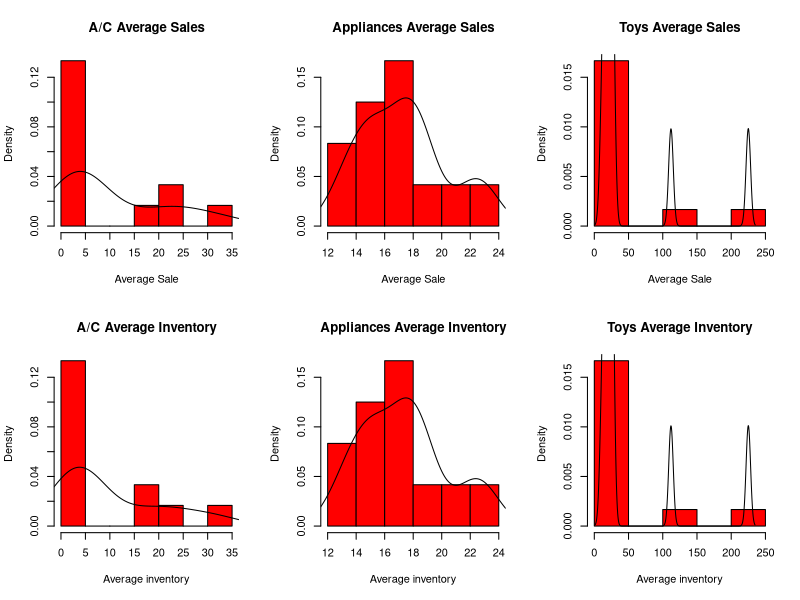
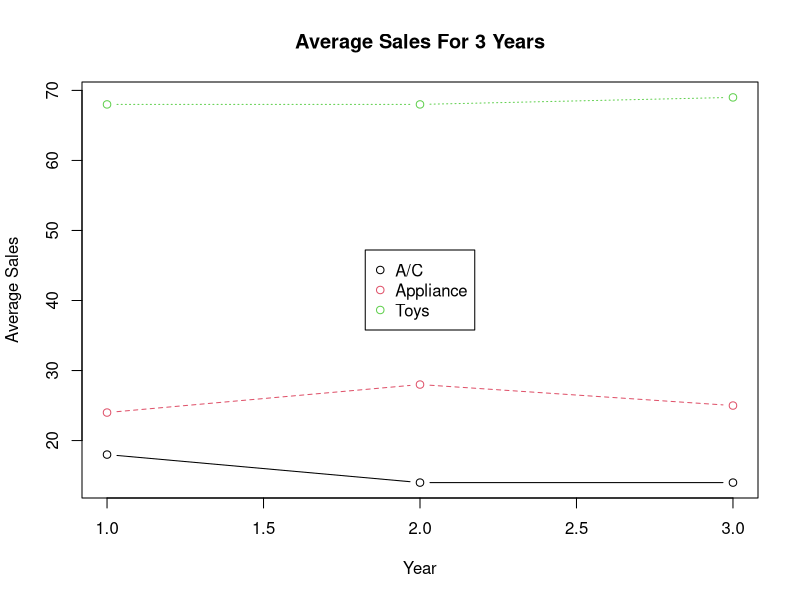
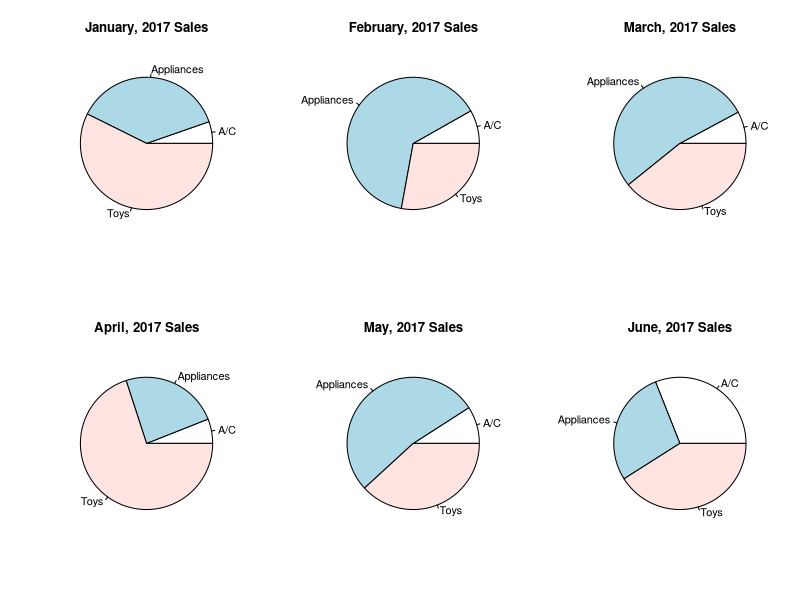
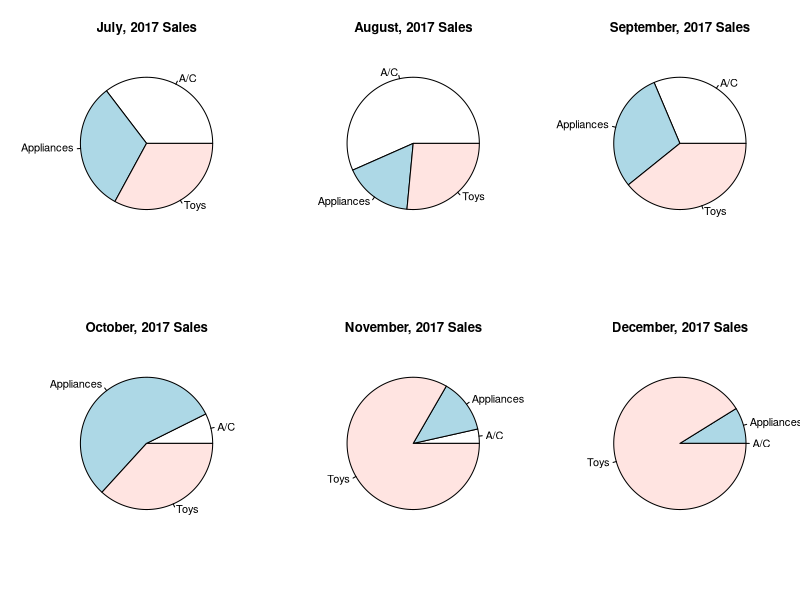
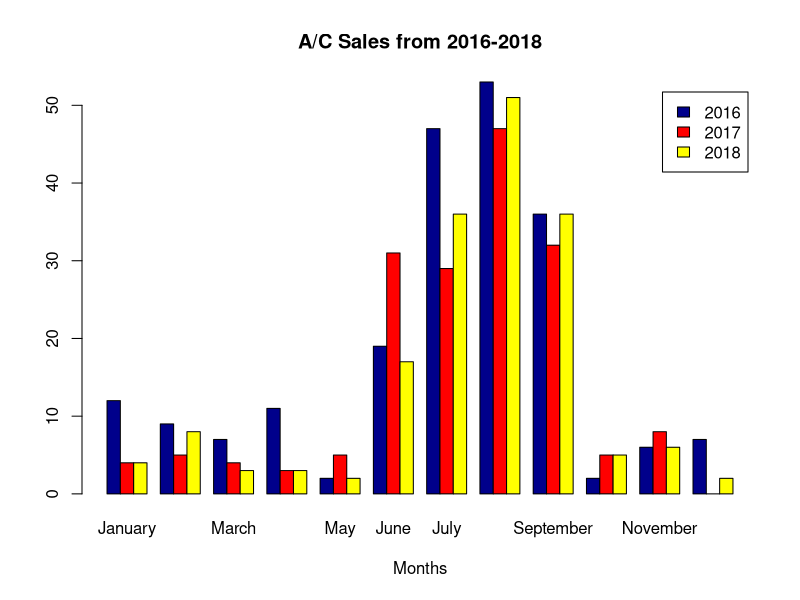
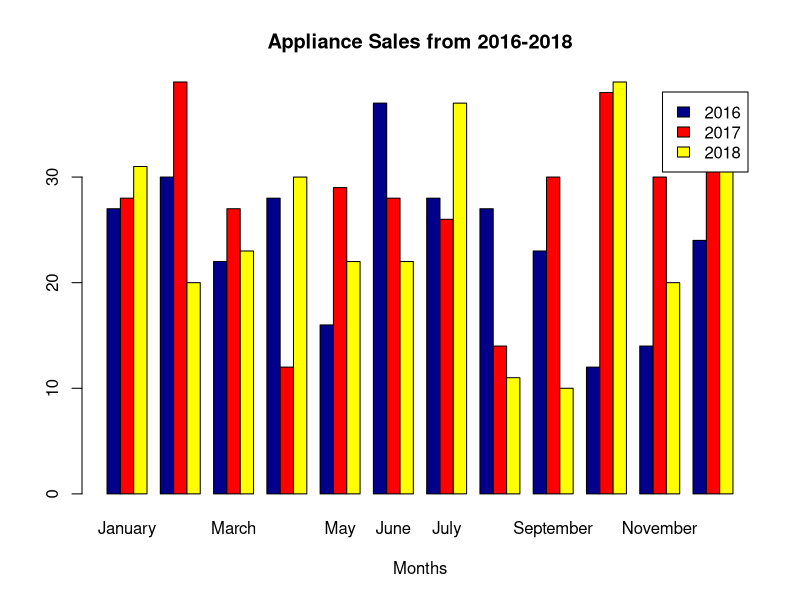
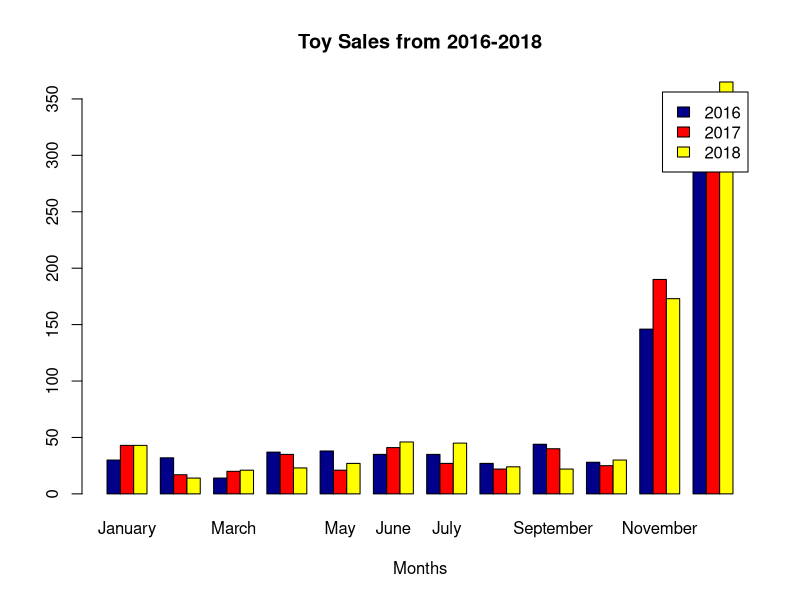
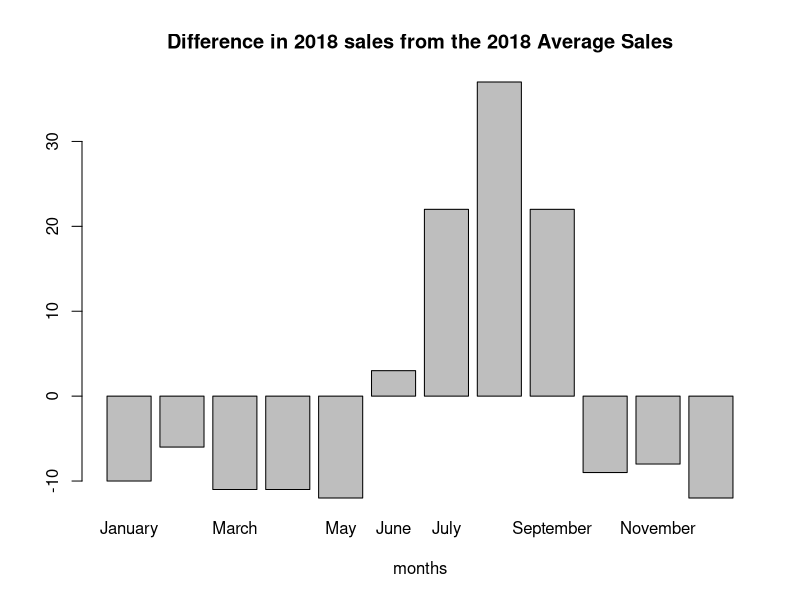

R code for these plots, in order:
# CSI 3120 Assignment 4 Solution
# Student Name: Walter Freire
# Student Number: 6399015
# Student Email: wfrei020@uottawa.ca

#please note that the whole assignment was done is this one script

currentYear = 2016
numberOfYears =1
SimulationYears = 3
#-------------------------Question 1-2-3 together in this code----------------------------
rowNames <- c("A/C", "Appliances", "Toys")
colNames <- c("January","February" ,"March","April","May","June","July","August","September","October","November","December")
InventoryYearList = list(NULL,NULL,NULL)
YearSalesList = list(NULL,NULL,NULL)
names(InventoryYearList)=c(paste(currentYear,"sales",sep = " "),
                              paste(currentYear+1,"sales",sep = " "),
                              paste(currentYear+2,"sales",sep = " "))
names(YearSalesList)=c(paste(currentYear,"sales",sep = " "),
                              paste(currentYear+1,"sales",sep = " "),
                              paste(currentYear+2,"sales",sep = " "))

MinInventory = matrix(c(10,10,10,10,10,30,50,50,30,10,10,10,
                        40,40,40,40,40,40,40,40,40,40,40,40,
                        40,40,40,40,40,40,40,40,40,40,400,400),nrow=3,ncol=12,byrow=TRUE,dimnames=list(rowNames,colNames))
while(numberOfYears <= SimulationYears){



YearSales = matrix(nrow = 3,ncol = 12,byrow = FALSE,dimnames=list(rowNames,colNames))
InventoryOrder = matrix(nrow = 3,ncol = 12,byrow = FALSE,dimnames=list(rowNames,colNames))

i = 1

#start iterating through each category
while(i<=3){
  j = 1
  
  average = 0
  #A/C Category
  if(i ==1){
    while(j <= 12){
    average = 5
    if(j == 6 |j==9){
      average = 30
      YearSales[i, j] = rpois(1,average)}
    else if(j == 7){
      average = 45
      YearSales[i, j] = rpois(1,average)}
    else if(j == 8){
      average = 50
      YearSales[i, j] = rpois(1,average)}
    else{YearSales[i, j] = rpois(1,average)}
    j = j+1}
    }
  #Appliances category
  else if(i ==2){
    while(j<=12){
    average = runif(1,min =10 , max = 40)
    YearSales[i,j] = rpois(1,average)
    j = j+1}}
  #Toys category
  else {
    while(j<=12){
      average = rnorm(1,mean = 30,sd = 9)
      if(j==11){
        average =average + runif(1,min = 100, max =200)
        average
      }
      else if(j==12){
        average = average + runif(1,min=300,max=400)
      }
      
      YearSales[i,j] = round(average)
      j= j+1
    }}
  i=i+1
}

i = 1

while(i<=3){
  j = 1
  while(j<=12){
    if(YearSales[i,j] <= MinInventory[i,j]){InventoryOrder[i,j] = YearSales[i,j]}
    else{InventoryOrder[i,j] = MinInventory[i,j]}
    j = j+1
  }
  i=i+1
}

InventoryYearList[[numberOfYears]] = InventoryOrder
YearSalesList[[numberOfYears]] = YearSales


numberOfYears = numberOfYears+1

}
#-----------------------------will print all result for Question 2 -----------------------
print("Orders Automatically filled")
print(InventoryYearList[[1]]);
#------------------------------Simulation Data Completed for 3 years-------------------------------------
#----------------------calculate averages of each category for all years--------------------
i=2
AverageSales = YearSalesList[[1]]
AverageInventory = InventoryYearList[[1]]

while(i<3){
  TempSales = YearSalesList[[i]]
  TempInventory = InventoryYearList[[i]]
  j = 1
  while(j<=3){
    k =1
    while(k<=12){
    AverageSales[j,k] = AverageSales[j,k] + TempSales[j,k]
    AverageInventory[j,k] = AverageInventory[j,k]+TempInventory[j,k]
    k = k+1
    }
  j = j+1
      }
  
  
  i=i+1
}

i = 1
while(i<=3){
  j = 1
  while(j <=12){
    AverageSales[i,j] = round(AverageSales[i,j]/3)
    AverageInventory[i,j] = round(AverageInventory[i,j]/3)
    j = j+1
  }

  i = i+1
}
#------------------------------calculating averages completed-----------------------------------

#------------Histogram showing overall average for sales in categories------------------------------
#data for histogram
ACAverageSales = AverageSales[1,1:12]
APPAverageSales =AverageSales[2,1:12]
TOYSAverageSales = AverageSales[3,1:12]
ACAverageInv = AverageInventory[1,1:12]
APPAverageInv =AverageInventory[2,1:12]
TOYSAverageInv = AverageInventory[3,1:12]

#chart file names
  png(file = "Histogram.png")
  par(mfrow=c(2,3))
  hist(ACAverageSales,prob=TRUE, main = "A/C Average Sales", col = "red",xlab = "Average Sale")
  lines(density(ACAverageSales))
  hist(APPAverageSales, prob=TRUE,main = "Appliances Average Sales", col = "red",xlab = "Average Sale")
  lines(density(APPAverageSales))
  hist(TOYSAverageSales, prob=TRUE,main = "Toys Average Sales", col = "red",xlab = "Average Sale")
  lines(density(TOYSAverageSales))
  hist(ACAverageInv,prob=TRUE, main = "A/C Average Inventory", col = "red",xlab = "Average inventory")
  lines(density(ACAverageInv))
  hist(APPAverageInv,prob=TRUE, main = "Appliances Average Inventory", col = "red",xlab = "Average inventory")
  lines(density(APPAverageInv))
  hist(TOYSAverageInv,prob=TRUE, main = "Toys Average Inventory", col = "red",xlab = "Average inventory")
  lines(density(TOYSAverageInv))
  garbage = dev.off()
#-------------------------------------Histogram completed-------------------------------------  
  
#-----------------Average Line graphs of sales for each category every year--------------------
  
  ACCAverageSalesYear1=0
  APPAverageSalesYear1 = 0
  TOYSAverageSalesYear1 = 0
  ACCAverageSalesYear2=0
  APPAverageSalesYear2 = 0
  TOYSAverageSalesYear2 = 0
  ACCAverageSalesYear3=0
  APPAverageSalesYear3 = 0
  TOYSAverageSalesYear3 = 0
    j = 1
    while(j <=12){
      ACCAverageSalesYear1 = ACCAverageSalesYear1 + YearSalesList[[1]][1,j]
      APPAverageSalesYear1 =  APPAverageSalesYear1 + YearSalesList[[1]][2,j]
      TOYSAverageSalesYear1 = TOYSAverageSalesYear1 + YearSalesList[[1]][3,j]
      ACCAverageSalesYear2 = ACCAverageSalesYear2 + YearSalesList[[2]][1,j]
      APPAverageSalesYear2 =  APPAverageSalesYear2 + YearSalesList[[2]][2,j]
      TOYSAverageSalesYear2 = TOYSAverageSalesYear2 + YearSalesList[[2]][3,j]
      ACCAverageSalesYear3 = ACCAverageSalesYear3 + YearSalesList[[3]][1,j]
      APPAverageSalesYear3 =  APPAverageSalesYear3 + YearSalesList[[3]][2,j]
      TOYSAverageSalesYear3 = TOYSAverageSalesYear3 + YearSalesList[[3]][3,j]
      j = j+1
    }
  
ACCTotal = c(round(ACCAverageSalesYear1/12),round(ACCAverageSalesYear2/12),round(ACCAverageSalesYear3/12))
APPTotal = c(round(APPAverageSalesYear1/12),round(APPAverageSalesYear2/12),round(APPAverageSalesYear3/12))
TOYSTotal = c(round(TOYSAverageSalesYear1/12),round(TOYSAverageSalesYear2/12),round(TOYSAverageSalesYear3/12))

lineData  <- matrix(c(ACCTotal,APPTotal,TOYSTotal), ncol=3)
png(file = "LineGraphs.jpg")

matplot(lineData, type = c("b"),pch=1,col = 1:3,xlab = "Year", ylab="Average Sales",main = "Average Sales For 3 Years") #plot
legend("center", legend = c("A/C" , "Appliance" , "Toys"), col=1:3, pch=1) # optional legend

garbage=dev.off()


#-------------------------------Line Graphs completed--------------------------------------

#-------------12 Pie Chart for Year 2 for sales of each category each month---------------
year2Data = YearSalesList[[2]]

i = 1
labels = c("A/C","Appliances","Toys")
png(file = "PieChartJan_June.png")
par(mfrow=c(2,3))

while(i<=6){
    PIEDATA2 = c(year2Data[1,i],year2Data[2,i],year2Data[3,i])
    
    switch(i,
           pie(PIEDATA2,labels,main = paste("January,", currentYear+1,"Sales",sep = " ")),
           pie(PIEDATA2,labels,main = paste("February,", currentYear+1,"Sales",sep = " ")),
           pie(PIEDATA2,labels,main = paste("March,", currentYear+1,"Sales",sep = " ")),
           pie(PIEDATA2,labels,main = paste("April,", currentYear+1,"Sales",sep = " ")),
           pie(PIEDATA2,labels,main = paste("May,", currentYear+1,"Sales",sep = " ")),
           pie(PIEDATA2,labels,main = paste("June,", currentYear+1,"Sales",sep = " ")))
i = i+1;
    }
garbage = dev.off()

i=1
png(file = "PieChartJuly_DEC.png")
par(mfrow=c(2,3))

while(i<=6){
  PIEDATA2 = c(year2Data[1,i+6],year2Data[2,i+6],year2Data[3,i+6])
  
  switch(i,
         pie(PIEDATA2,labels,main = paste("July,", currentYear+1,"Sales",sep = " ")),
         pie(PIEDATA2,labels,main = paste("August,", currentYear+1,"Sales",sep = " ")),
         pie(PIEDATA2,labels,main = paste("September,", currentYear+1,"Sales",sep = " ")),
         pie(PIEDATA2,labels,main = paste("October,", currentYear+1,"Sales",sep = " ")),
         pie(PIEDATA2,labels,main = paste("November,", currentYear+1,"Sales",sep = " ")),
         pie(PIEDATA2,labels,main = paste("December,", currentYear+1,"Sales",sep = " ")))
  i = i+1;
}
garbage=dev.off()

#-------------------------------------monthly pies complete-----------------------------------

#---------Bar Plots of each categories showing the sales for each month and year---------------

SalesACTable = as.table(matrix(c(YearSalesList[[1]][1,1:12],YearSalesList[[2]][1,1:12],YearSalesList[[3]][1,1:12]),ncol=12, byrow = TRUE,dimnames=list(c("2016","2017","2018"),colNames)))
SalesAPPTable = as.table(matrix(c(YearSalesList[[1]][2,1:12],YearSalesList[[2]][2,1:12],YearSalesList[[3]][2,1:12]),ncol=12, byrow = TRUE,dimnames=list(c("2016","2017","2018"),colNames)))
SalesTOYTable = as.table(matrix(c(YearSalesList[[1]][3,1:12],YearSalesList[[2]][3,1:12],YearSalesList[[3]][3,1:12]),ncol=12, byrow = TRUE,dimnames=list(c("2016","2017","2018"),colNames)))

png(file = "BarPlotACSales.png")
barplot(SalesACTable, main="A/C Sales from 2016-2018",xlab="Months", col=c("darkblue","red","yellow"),legend = c("2016","2017","2018"), beside=TRUE)
garbage = dev.off()
png(file = "BarPlotAPPSales.png")
barplot(SalesAPPTable, main="Appliance Sales from 2016-2018",xlab="Months", col=c("darkblue","red","yellow"),legend = c("2016","2017","2018"), beside=TRUE)
garbage =dev.off()
png(file = "BarPlotTOYSales.png")
barplot(SalesTOYTable, main="Toy Sales from 2016-2018",xlab="Months", col=c("darkblue","red","yellow"),legend = c("2016","2017","2018"), beside=TRUE)
garbage = dev.off()
#-------------------------------------Bar plots complete----------------------------------


#------------------------------------Questions 3 scripts----------------------------------

#------------------------------------------Part 1------------------------------------------

#print max Apliances
i =1
TempSales = YearSalesList[[1]]
max = 0
month = 0;
while(i <=12 ){
  if(max < TempSales[2,i]){max = TempSales[2,i]
  month = i}
  i = i+1
  
}

print(paste("In 2016 the max home Appliances was Sold in ",colNames[month],"with" ,max ,"units sold.",sep = " "))


#------------------------------------------Part 2----------------------------------------
TempSales = YearSalesList[[2]]
i = 1
accu = 0
print("In 2017 the Months that sold more than 50 toys are:")
while(i <= 12){
 if(TempSales[3,i]>=50){
   print(colNames[i])
   accu = accu+TempSales[3,i]}
  i=i+1
}

print(paste("With an Accumulated sales of:", accu,sep=" "))


#------------------------------------------Part 3-------------------------------------------------

TempSales = YearSalesList[[3]]
#note: ACCAverageSales variable is the sum and not the average...naming wrong but can be calculate
ACCYear3 = round(ACCAverageSalesYear3/12)
dat = c(TempSales[1,1:12]-ACCYear3)


png(file = "BarPlotAC.png")
#barplot(vector,names.arg = Months,ylab="yaxis",xlab = "xaxis",col="blue",main ="title")
barplot(dat,main="Difference in 2018 sales from the 2018 Average Sales",names.arg=colNames , xlab="months")
garbage = dev.off()

#------------------------------------------EOF-------------------------------------------------
